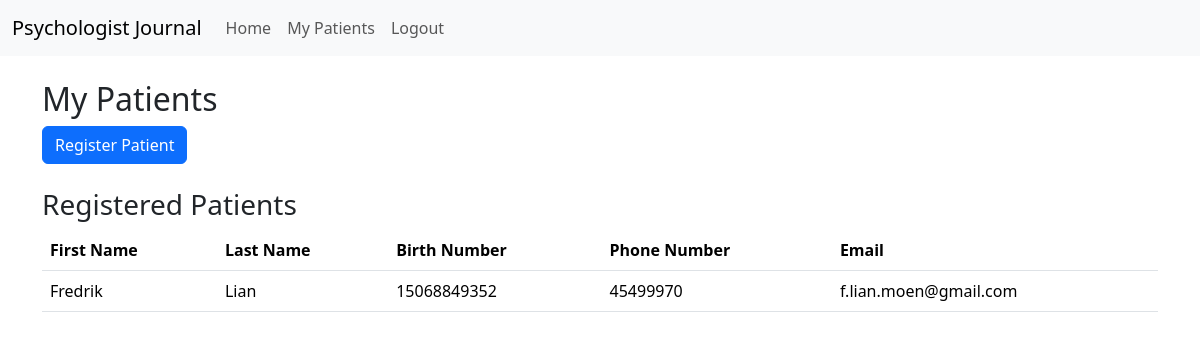
Before: /patients (signed in) with the older database file.
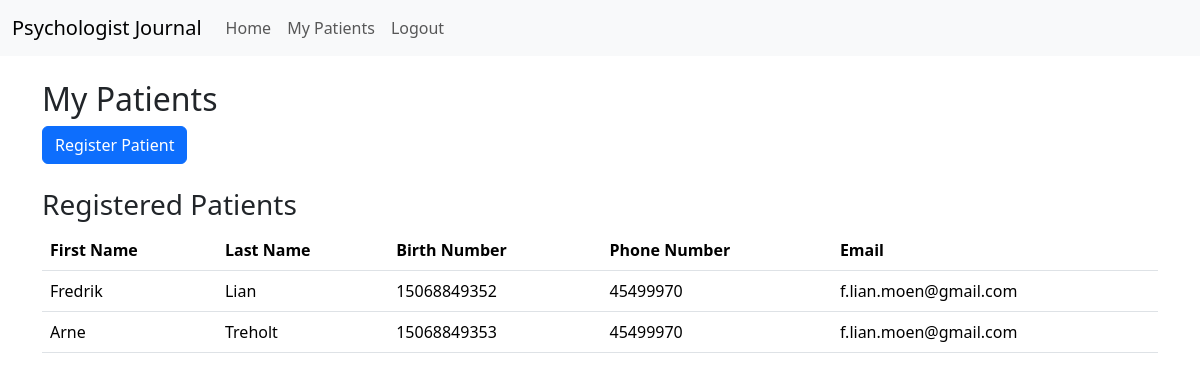
After: the same page with the newer database file.
### app/models.py (models this page shows)
class Patient(db.Model):
    id = db.Column(db.Integer, primary_key=True)
    first_name = db.Column(db.String(50), nullable=False)
    last_name = db.Column(db.String(50), nullable=False)
    birth_number = db.Column(db.String(11), unique=True, nullable=False)
    birth_date = db.Column(db.String(10), nullable=False)  # or db.Date for actual date objects
    phone_number = db.Column(db.String(20), nullable=False)
    email = db.Column(db.String(100), nullable=False)
    gender = db.Column(db.String(10), nullable=False)
    address = db.Column(db.String(100), nullable=False)
    postal_code = db.Column(db.String(10), nullable=False)
    municipality = db.Column(db.String(50), nullable=False)
    psychologist_id = db.Column(db.Integer, db.ForeignKey('psychologist.id'), nullable=False)

### app/routes.py (the view)
@app.route("/patients", methods=['GET', 'POST'])
@login_required
def patients():
    print("Metode: ", request.method)  # Debugging: Sjekk HTTP-metoden
    form = PatientForm()
    if form.validate_on_submit():
        print("Formen er validert")  # Debugging: Sjekk om formen passerer validering
        patient = Patient(
            first_name=form.first_name.data,
            last_name=form.last_name.data,
            birth_number=form.birth_number.data,
            birth_date=form.birth_date.data,
            phone_number=form.phone_number.data,
            email=form.email.data,
            gender=form.gender.data,
            address=form.address.data,
            postal_code=form.postal_code.data,
            municipality=form.municipality.data,
            psychologist_id=current_user.id
        )
        db.session.add(patient)
        db.session.commit()
        flash('Patient has been registered!', 'success')
        return redirect(url_for('patients'))
    else:
        print(form.errors)  # Skriver ut valideringsfeilene
    patients = Patient.query.filter_by(psychologist_id=current_user.id).all()
    return render_template('patients.html', title='My Patients', form=form, patients=patients)

### app/models.py (called while the page is built)
@login_manager.user_loader
def load_user(user_id):
    return Psychologist.query.get(int(user_id))

### app/templates/patients.html (shortened to what this page needs)
{% extends "base.html" %}
{% block content %}
<div class="my-4">
    <h2>My Patients</h2>
    <button type="button" class="btn btn-primary" data-bs-toggle="modal" data-bs-target="#registerPatientModal">
        Register Patient
    </button>
</div>
<div class="my-4">
    <h3>Registered Patients</h3>
    <table class="table">
        <thead>
            <tr>
                <th>First Name</th>
                <th>Last Name</th>
                <th>Birth Number</th>
                <th>Phone Number</th>
                <th>Email</th>
            </tr>
        </thead>
        <tbody>
            {% for patient in patients %}
            <tr>
                <td>{{ patient.first_name }}</td>
                <td>{{ patient.last_name }}</td>
                <td>{{ patient.birth_number }}</td>
                <td>{{ patient.phone_number }}</td>
                <td>{{ patient.email }}</td>
            </tr>
            {% else %}
            <tr>
                <td colspan="5">No patients registered.</td>
            </tr>
            {% endfor %}
        </tbody>
    </table>
</div>
{% endblock %}

### app/templates/base.html (shortened to what this page needs)
<!DOCTYPE html>
<html lang="en">
<head>
    <link rel="stylesheet" href="{{ url_for('static', filename='styles.css') }}">
    <link href="https://cdn.jsdelivr.net/npm/bootstrap@5.3.3/dist/css/bootstrap.min.css" rel="stylesheet">
</head>
<body>
    {% include 'navbar.html' %}
    <div class="container">
        {% block content %}{% endblock %}
    </div>
</body>
</html>

### app/templates/navbar.html (shortened to what this page needs)
<nav class="navbar navbar-expand-lg navbar-light bg-light">
    <div class="container-fluid">
        <a class="navbar-brand" href="{{ url_for('home') }}">Psychologist Journal</a>
        <div class="collapse navbar-collapse" id="navbarNav">
            <ul class="navbar-nav">
                <li class="nav-item">
                    <a class="nav-link" href="{{ url_for('home') }}">Home</a>
                </li>
                {% if current_user.is_authenticated %}
                    <li class="nav-item">
                        <a class="nav-link" href="{{ url_for('patients') }}">My Patients</a>
                    </li>
                    <li class="nav-item">
                        <a class="nav-link" href="{{ url_for('logout') }}">Logout</a>
                    </li>
                {% endif %}
            </ul>
        </div>
    </div>
</nav>

Changed rows visible on the page:
added Patient: first_name "Arne", last_name "Treholt", birth_number "15068849353", phone_number "45499970", email "f.lian.moen@gmail.com"
